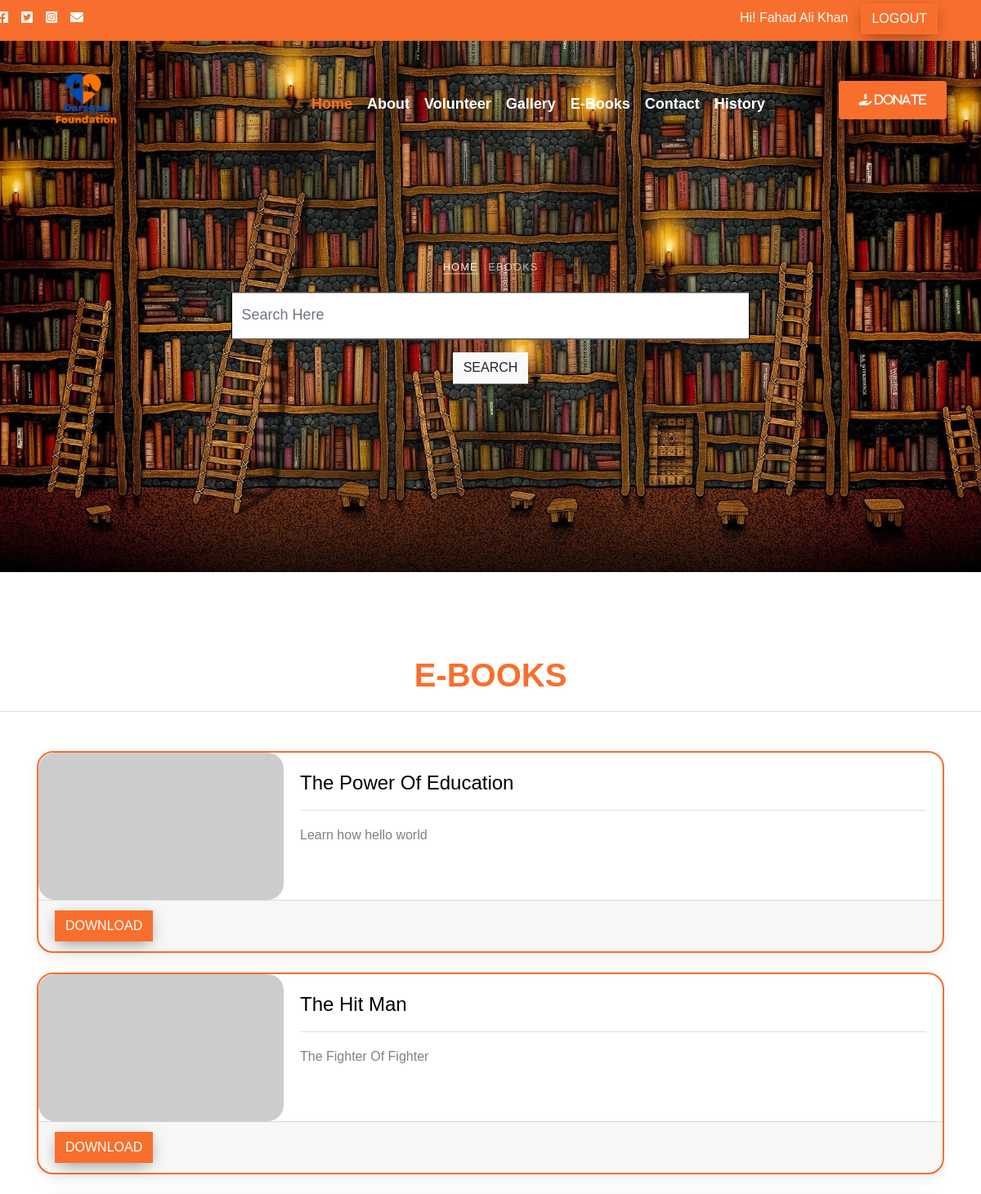
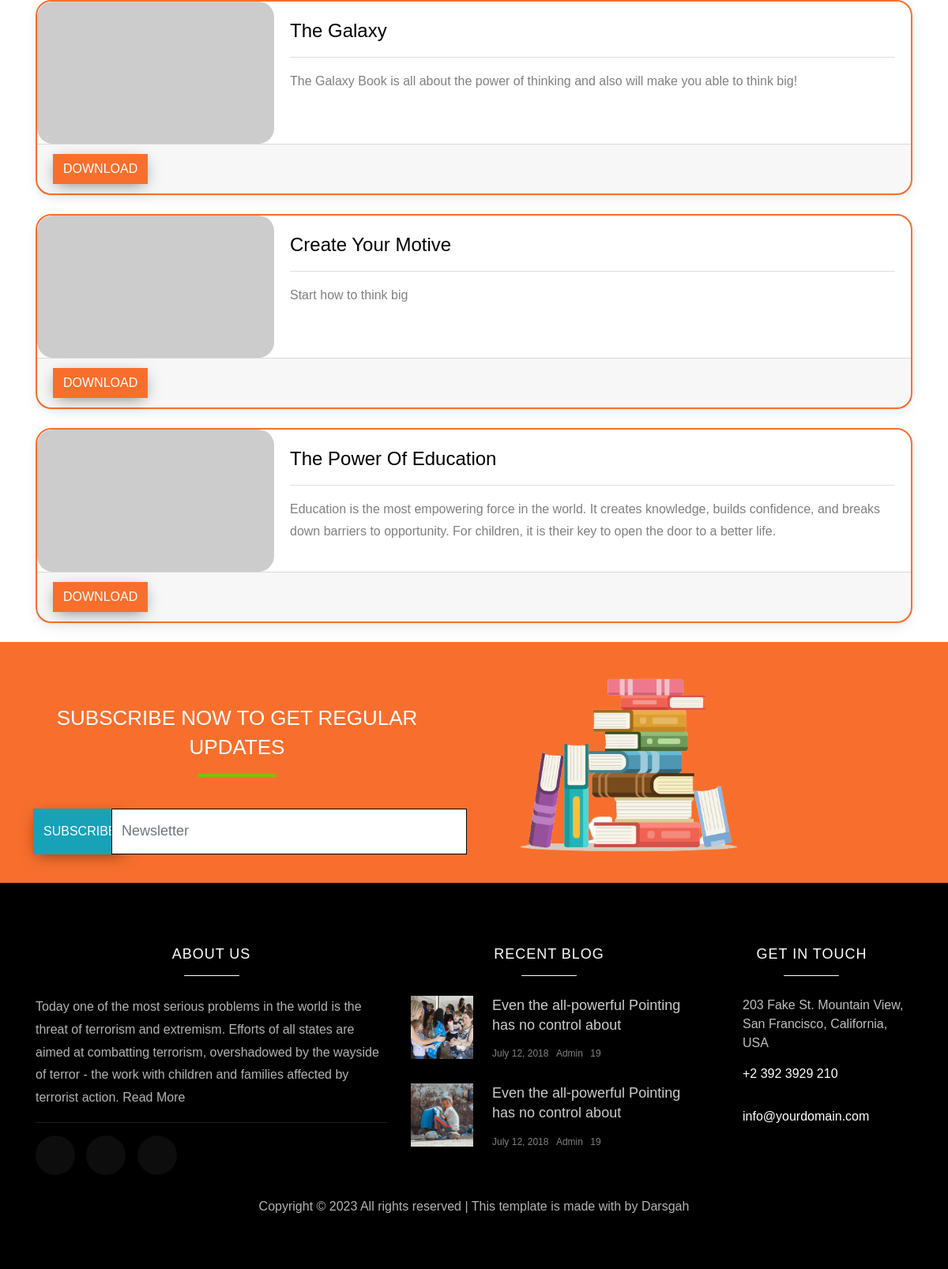
Screenshot of /e-books.php (signed in) with the database file from the repository (2 pictures, top to bottom).
### tables this page shows
CREATE TABLE `tbl_books` (
  `id` int(11) NOT NULL,
  `bname` varchar(255) NOT NULL,
  `bdesc` text NOT NULL,
  `attachmeent` text NOT NULL,
  `bstatus` varchar(1100) NOT NULL
);

### e-books.php (the view, shortened to what this page needs)
<?php
include("partial/header.php");
?>
<div class="hero-wrap" style="background-image: url('images/E-books.jpg');" data-stellar-background-ratio="0.5">
  <div class="container">
    <div class="row no-gutters slider-text align-items-center justify-content-center" data-scrollax-parent="true">
      <div class="col-md-7 ftco-animate text-center" data-scrollax=" properties: { translateY: '70%' }">
        <p class="breadcrumbs" data-scrollax="properties: { translateY: '30%', opacity: 1.6 }"><span class="mr-2"><a href="index.php">Home</a></span> <span>Ebooks</span></p>
        <form method="GET">
          <input type="search" class="form-control" placeholder="Search Here" name="s">
          <button class="btn btn-light mt-3">Search</button>
        </form>
      </div>
    </div>
  </div>
</div>
<h1 class="h1-responsive text-center mt-5 fw-bold" style="color: #f86f2d;">E-BOOKS</h1>
<hr class="bg-primary ">
<div class="container mt-5 bg bg-outline-primary">
  <div class="row">
    <?php
    if (isset($_SESSION['logined'])) {
      $search = isset($_GET['s']) ? $_GET['s'] : 'no';
      include_once 'connection.php';
      if ($search == 'no') {
        $sql = "select * from tbl_books order by id desc ";
      } else {
        $sql = "select * from tbl_books where bname Like '%{$search}%' or bdesc Like '%{$search}%' or attachmeent Like '%{$search}%'";
      }
      $res = mysqli_query($con, $sql);
      if (mysqli_num_rows($res) > 0) {
        foreach ($res as $key) { ?>
          <div class="col-md-12 bg bg-outline-primary mb-4">
            <div class="card mybooks">
            <div class="card-horizontal">
            <div class="img-square-wrapper">
                        <img class="" src="http://via.placeholder.com/300x180" style="border-radius: 20px;" alt="Card image cap">
                    </div>
              <div class="card-body">
                <h4><?= $key['bname'] ?></h4>
                <hr>
                <p><?= $key['bdesc'] ?></p>
              </div>
            </div>
              <div class="card-footer ">
                <a href="Dashbaord/uploadfiles/<?= $key['attachmeent'] ?>" download="" class="btn btn-primary">Download</a>
              </div>
            </div>
          </div>
        <?php }
      } else { ?>
        <div class="col-12 text-center mb-5">
          <h4>No Data Found.</h4>
        </div>
      <?php }
    }
    ?>
  </div>
</div>
<div class="container-fluid  bg-primary ">
  <div class="row">
<div class="col-md-6 mt-5">
<h2 class="text-white">Subscribe Now to Get Regular Updates</h2>
<div class="row">
  <div class="col-2">
<button class="btn btn-info h-100 ml-4">Subscribe</button>
</div>
<div class="col-1 ml-4">
  <input type="email" placeholder="Newsletter" id="" class="form-control" style="width: 450px ; height:100px" />
  </div>
</div>
</div>
<div class="col-md-4">
<img src="images/Stack-of-Books-Clipart-removebg-preview.png" class="w-100" >
</div> </div>
</div>
<?php
include('partial/footer.php')
?>

### e-books.php (style rules this page uses)
.mybooks { border-radius: 20px; height: 100%; border: #f86f2d 2px solid; }
.mybooks p { display: -webkit-box; -webkit-line-clamp: 2; -webkit-box-orient: vertical; overflow: hidden; }
.card-horizontal { display: flex; flex: 1 1 auto; }

### rows the page displays
tbl_books: bname "The Power Of Education", bdesc "Learn how hello world"
tbl_books: bname "The Hit Man", bdesc "The Fighter Of Fighter"
tbl_books: bname "The Galaxy", bdesc "The Galaxy Book is all about the power of thinking and also will make you able to think big!"
tbl_books: bname "Create Your Motive", bdesc "Start how to think big"
tbl_books: bname "The Power Of Education", bdesc "Education is the most empowering force in the world. It creates knowledge, builds confidence, and breaks down barriers to opportunity. For children, it is their key to open the door to a better life."

### other values shown
$_SESSION['username'] "Fahad Ali Khan"
